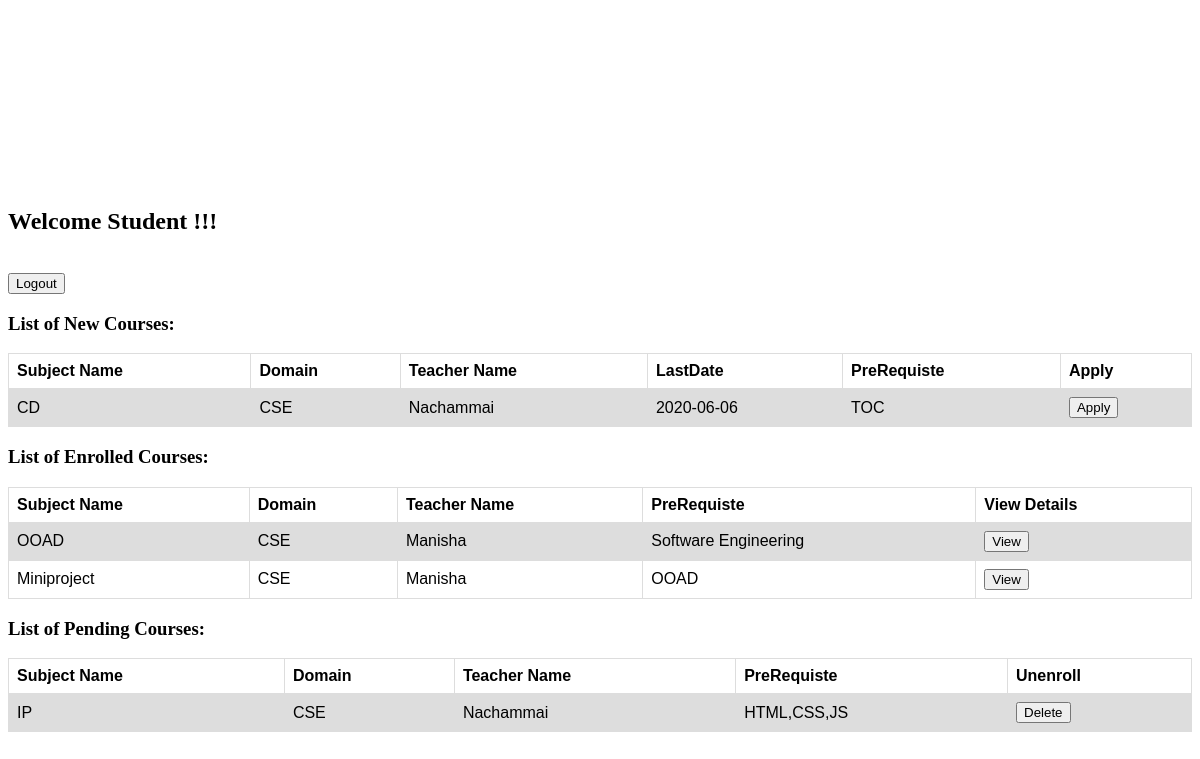
Page /student (signed in) on the committed database.
### app.py (models this page shows)
class Course(db.Model):
    __tablename__ = 'course'
    id = db.Column(db.Integer,primary_key=True)
    name = db.Column(db.String(50),nullable=False)
    last_date = db.Column(db.String(30))
    domain = db.Column(db.String(50),nullable=False)
    prerequisites = db.Column(db.String(100),nullable=False)
    teacher_id = db.Column(db.Integer, db.ForeignKey('teacher.id'),nullable=False)

class Teacher(db.Model):
    __tablename__ = 'teacher'
    id = db.Column(db.Integer,primary_key=True)
    Name = db.Column(db.String(50),nullable=False)
    Password = db.Column(db.String(50),nullable=False)
    Email_id = db.Column(db.String(200),nullable=False)
    Contact = db.Column(db.String(15))
    Department = db.Column(db.String(30))
    courses = db.relationship('Course', backref=backref("teacher", uselist=False),lazy=True)

### app.py (the view)
@app.route('/student', methods=['POST', 'GET'])
def student():
    sel_id2=db.session.execute("SELECT course_id from 'applied' WHERE student_id= :s_id AND appstatus=1",{'s_id':session["user"]}).fetchall()
    sel_id1=db.session.execute("SELECT course_id from 'applied' WHERE student_id= :s_id AND appstatus=0",{'s_id':session["user"]}).fetchall()
    sel_id=db.session.execute("SELECT course_id from 'applied' WHERE student_id= :s_id",{'s_id':session["user"]}).fetchall()
    sel=[]
    for s in sel_id:
        sel.append(s[0])
    allcourses=Course.query.filter(Course.id.notin_(sel)).all()
    sel=[]
    for s in sel_id1:
        sel.append(s[0])
    pendcourses=Course.query.filter(Course.id.in_(sel)).all()
    sel=[]
    for s in sel_id2:
        sel.append(s[0])
    appcourses=Course.query.filter(Course.id.in_(sel)).all()
    return render_template('student.html',allcourses=allcourses,pendcourses=pendcourses,appcourses=appcourses)

### templates/student.html (shortened to what this page needs)
<html>
    <head>
    </head>
    <body>
      <h2 style="padding-top:200px;">Welcome Student !!!</h2><br>
      <a href="/"><button>Logout</button></a>
<h3>List of New Courses:</h3>
<table>
  <tr>
    <th>Subject Name</th>
    <th>Domain</th>
    <th>Teacher Name</th>
    <th>LastDate</th>
    <th>PreRequiste</th>
    <th>Apply</th>
  </tr>
  {%for course in allcourses%}
  <tr>
    <td>{{course.name}}</td>
    <td>{{course.domain}}</td>
    <td>{{course.teacher.Name}}</td>
    <td>{{course.last_date}}</td>
    <td>{{course.prerequisites}}</td>
    <td><a href="/apply/{{course.id}}"><button>Apply</button></a></td>
  </tr>
  {%endfor%}
</table>
<h3>List of Enrolled Courses:</h3>
<table>
  <tr>
    <th>Subject Name</th>
    <th>Domain</th>
    <th>Teacher Name</th>
    <th>PreRequiste</th>
    <th>View Details</th>
  </tr>
  {%for course in appcourses%}
  <tr>
    <td>{{course.name}}</td>
    <td>{{course.domain}}</td>
    <td>{{course.teacher.Name}}</td>
    <td>{{course.prerequisites}}</td>
    <td><a href="/view"><button>View</button></a></td>
  </tr>
  {%endfor%}
</table>
<h3>List of Pending Courses:</h3>
<table>
  <tr>
    <th>Subject Name</th>
    <th>Domain</th>
    <th>Teacher Name</th>
    <th>PreRequiste</th>
    <th>Unenroll</th>
  </tr>
  {%for course in pendcourses%}
  <tr>
    <td>{{course.name}}</td>
    <td>{{course.domain}}</td>
    <td>{{course.teacher.Name}}</td>
    <td>{{course.prerequisites}}</td>
    <td><a href="/delete/{{course.id}}"><button>Delete</button></a></td>
  </tr>
  {%endfor%}
  </table>
  </body>
</html>

### templates/student.html (style rules this page uses)
table { font-family: arial, sans-serif; border-collapse: collapse; width: 100%; }
td, th { border: 1px solid #dddddd; text-align: left; padding: 8px; }
tr:nth-child(even) { background-color: #dddddd; }

### rows in the picture
Course: name "CD", domain "CSE", teacher.Name "Nachammai", last_date "2020-06-06", prerequisites "TOC"
Course: name "OOAD", domain "CSE", teacher.Name "Manisha", prerequisites "Software Engineering"
Course: name "Miniproject", domain "CSE", teacher.Name "Manisha", prerequisites "OOAD"
Course: name "IP", domain "CSE", teacher.Name "Nachammai", prerequisites "HTML,CSS,JS"
